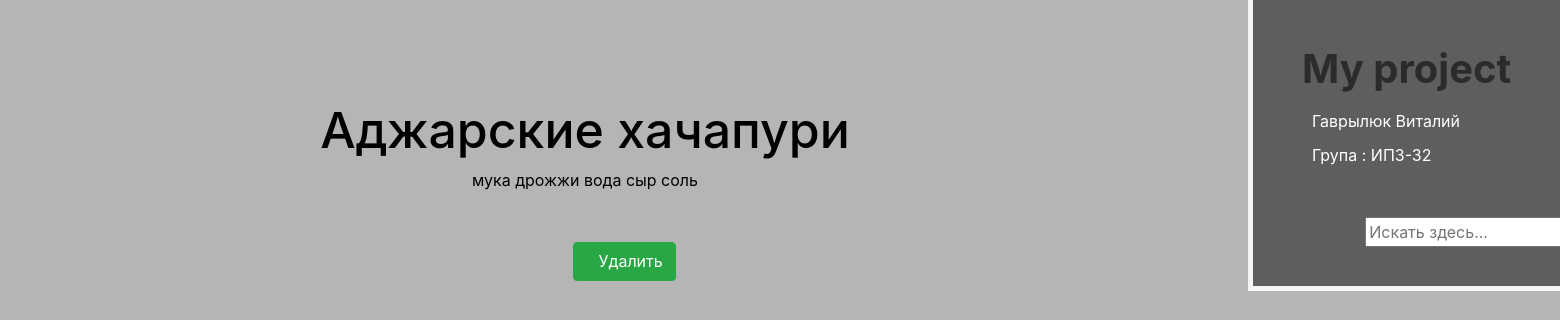
Page /product/1 on the committed database.
### news/models.py (models this page shows, shortened)
class Product(models.Model):
    name = models.CharField('Название', max_length=30)
    statistical_weight = models.CharField('Склад', max_length=300)
    first_date = models.DateTimeField('Дата изготовления')
    expiration_date = models.DateTimeField('Дата окончания')
    class Meta:
        verbose_name = 'Продукт'
        verbose_name_plural = 'Продукты'

### news/views.py (the view)
# urls.py: path('<int:pk>', views.ProductDetailView.as_view(), name='product-details')
class ProductDetailView(DetailView):
    model = Product
    template_name = 'news/details_view.html'
    context_object_name = 'product'

### news/templates/news/details_view.html (shortened to what this page needs)
{% extends 'main/position.html' %}
{% block content %}
    <div class="text_main">
        <h1>{{ product.name }}</h1>
        <p>{{ product.statistical_weight }}</p>
        <form method="post">
            <button class="btn btn-success" type="submit">Удалить</button>
        </form>
    </div>
{% endblock %}

### main/static/main/css/main.css (style rules this page uses)
body { background: #b5b5b5; }
main .text_main { float: left; color: black; margin-top: 100px; text-align: center; width: 75%; }
main .text_main h1 { font-size: 50px }
main .text_main p { max-width: 400px; margin: 5px auto }
button:before { content: "\f002"; font-family: FontAwesome; color: #324b4e; }
form { margin-left: 32%; width: 500px; margin-top: 50px; }

### rows in the picture
Product: name "Аджарские хачапури", statistical_weight "мука дрожжи вода сыр соль"
